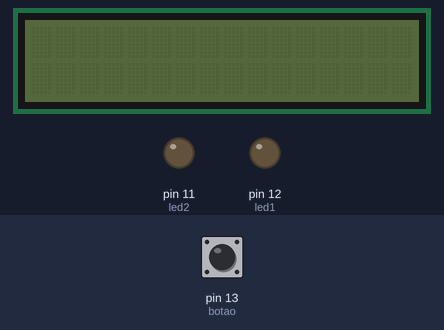
The sketch below on a simulated Arduino Uno, built with avr-gcc and run on an emulated ATmega328P. Shown: 16×2 character LCD, output pins drawn as LEDs (lit = HIGH). Dashed ring = blinking. The test bench sets the inputs (shaded band); at power-on: pin 13 (botao) LOW.

Above: at 1.2 s.
1.3 s: pin 13 (botao) pulled HIGH for 0.15 s
At 1.49 s:
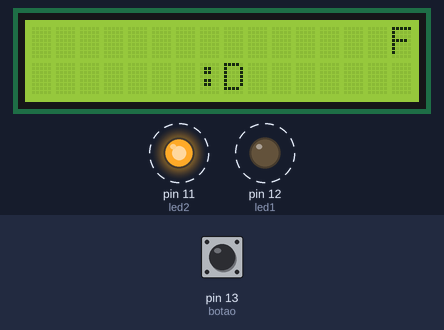
4.3 s: pin 13 (botao) pulled HIGH for 1 s
At 5.5 s:
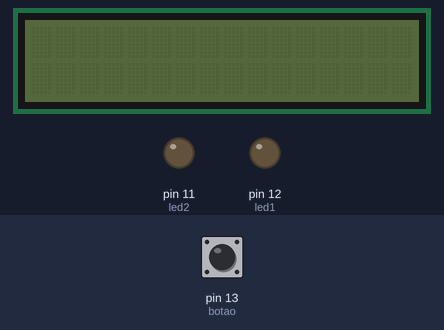
6.8 s: pin 13 (botao) pulled HIGH for 0.15 s
At 7.0 s:
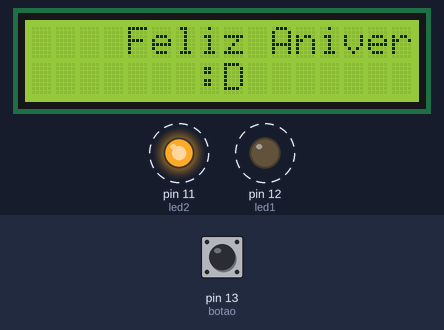
9.8 s: pin 13 (botao) pulled HIGH for 3.2 s
At 10.5 s:
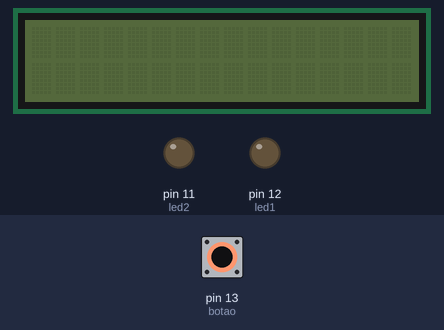
14.5 s: pin 13 (botao) pulled HIGH for 0.15 s
At 14.7 s:
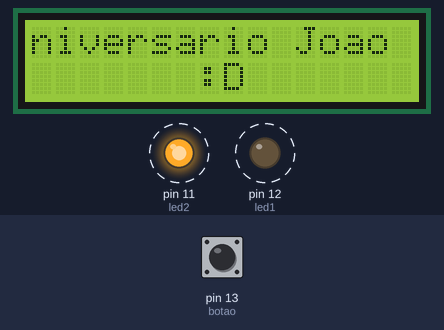
17.5 s: pin 13 (botao) pulled HIGH for 1 s
At 17.9 s:
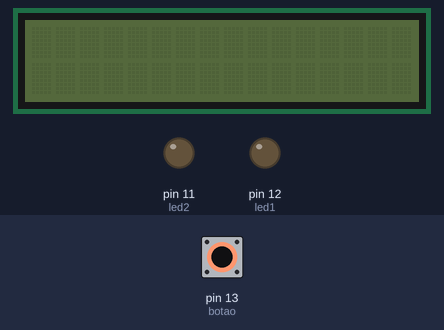
Timing chart, 0 to 20.5 s (numbered marks = the images above; inputs shaded):
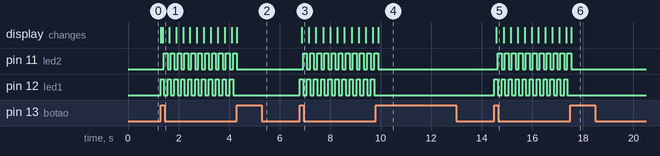

The sketch:

felizaniversario.ino
```cpp
#include <LiquidCrystal_I2C.h>

LiquidCrystal_I2C lcd(0x27, 16, 2);//configs

#define led1 12
#define led2 11
#define botao 13

int inicio = 0, tamanho = 1;
boolean alterar = false;

int estado = LOW;
int valor;
int anterior = 0;


void setup()
{
  pinMode(led1, OUTPUT);
  pinMode(led2, OUTPUT);
  pinMode(botao, INPUT);

}

void loop()
{
  valor = digitalRead(botao);
  if (valor == 1 && anterior ==LOW){
  estado = !estado;
  }
  if(estado == 1){
    digitalWrite(led1, 1);
    digitalWrite(led2, 0);
 	String nome = "Feliz Aniversario Joao";
    lcd.init();
    lcd.backlight();
    if (tamanho < 16) {
    lcd.setCursor(16 - tamanho, 0); // posiciona o cursor
    lcd.print(nome.substring(inicio, tamanho)); // mostra o texto crescendo
    tamanho++;
  } else {
    if (!alterar) {
      alterar = !alterar;
      tamanho = 16;
      lcd.setCursor(0, 0);
    }
    lcd.print(nome.substring(inicio, inicio + tamanho)); // desliza o texto
    inicio++;
  }

  if (inicio > nome.length()) {
    inicio = 0;
    tamanho = 1;
    alterar = !alterar;
  }
    lcd.setCursor(7, 1);
    lcd.print(":D");

    delay(50);
    digitalWrite(led1, 0);
    digitalWrite(led2, 1);
    delay(150);

  }
  else{
    // --- LCD desligado ---
    lcd.noDisplay();
    lcd.noBacklight();
    digitalWrite(led1, LOW);
    digitalWrite(led2, LOW);
  }
  anterior =valor;


}
```

Measured:
- after the input at 1.3 s, pin 11 (led2): alternates HIGH for 0.15 s and LOW for 0.12 s, starting after 0.12 s; pin 12 (led1): alternates HIGH for 0.12 s and LOW for 0.15 s, starting at once
- after the input at 4.3 s, pin 11 (led2): goes on until 4.3 s, then stays LOW; pin 12 (led1): stops changing and stays LOW; the display: changes at once (image 2)
- after the input at 6.8 s, pin 11 (led2): alternates HIGH for 0.15 s and LOW for 0.13 s, starting after 0.13 s; pin 12 (led1): alternates HIGH for 0.13 s and LOW for 0.15 s, starting at once; the display: changes after 0.08 s (image 3)
- after the input at 9.8 s, pin 11 (led2): goes on until 9.9 s, then stays LOW; pin 12 (led1): stops changing and stays LOW; the display: changes after 0.09 s (image 4)
- after the input at 14.5 s, pin 11 (led2): alternates HIGH for 0.15 s and LOW for 0.13 s, starting after 0.13 s; pin 12 (led1): alternates HIGH for 0.13 s and LOW for 0.15 s, starting at once; the display: changes after 0.08 s (image 5)
- after the input at 17.5 s, pin 11 (led2): goes on until 17.5 s, then stays LOW; pin 12 (led1): stops changing and stays LOW; the display: changes at once (image 6)
